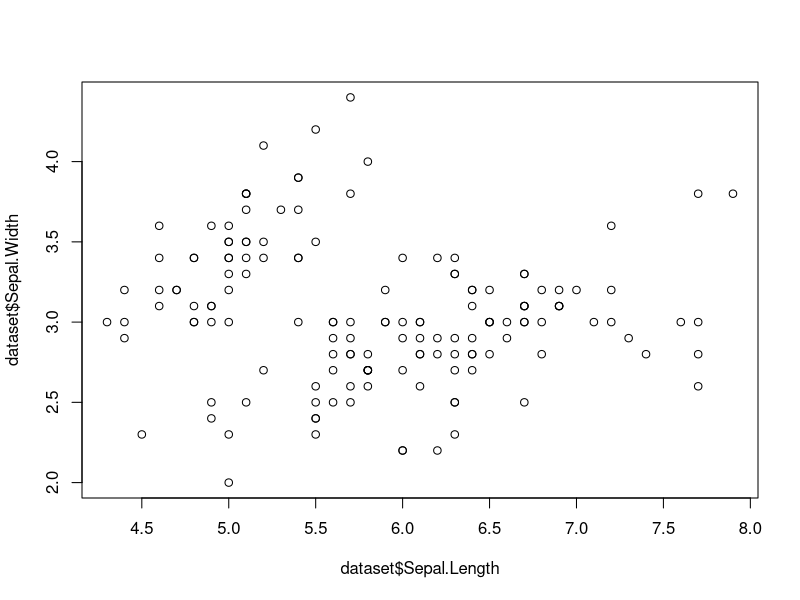
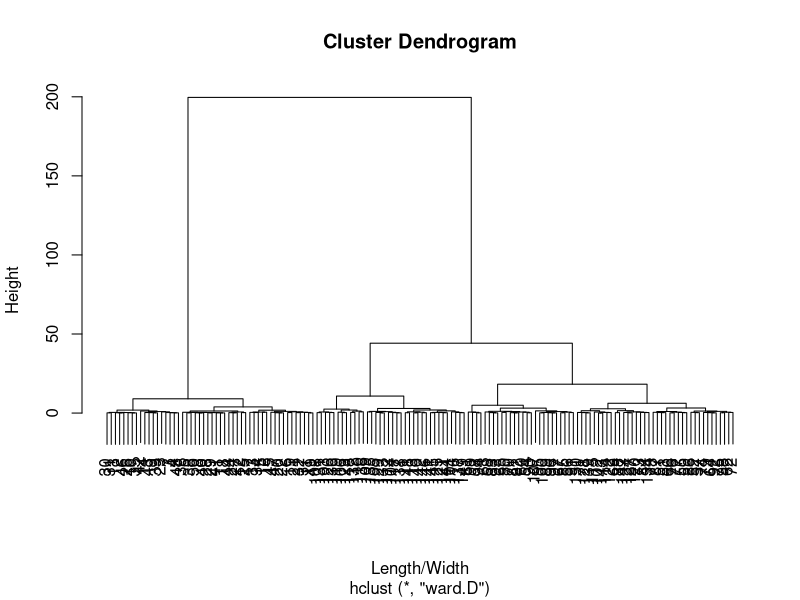
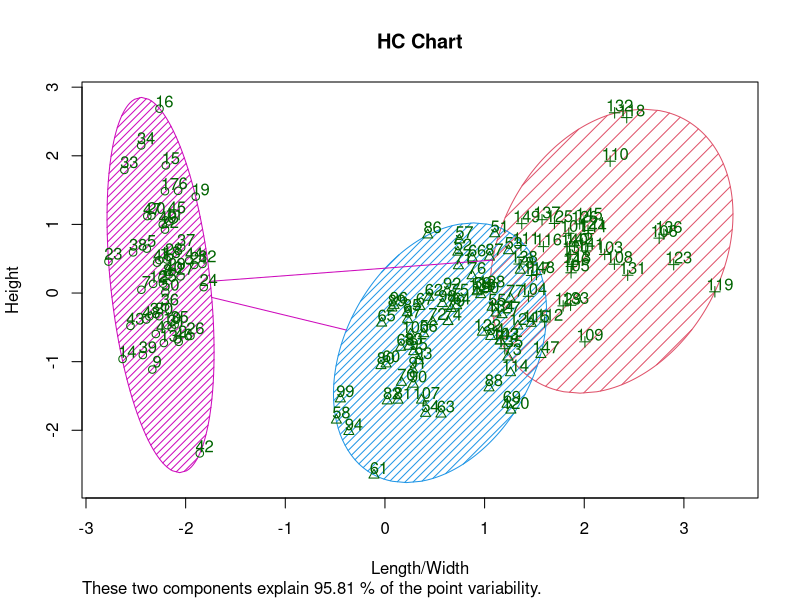

Write the R code that produced these figures, in order.
dataset <- iris[, -5]
dataset


plot(dataset$Sepal.Length, dataset$Sepal.Width)


dgram = hclust(d = dist(dataset, method = 'euclidean'),
                   method = 'ward.D')
dgram
summary(dgram)


plot(dgram, xlab='Length/Width', ylab = 'Height')


y_hc = cutree(dgram,3)
y_hc


library(cluster)
clusplot(dataset, y_hc,
         shade = TRUE,
         color = TRUE,
         labels = 3,
         plotchar =TRUE,
         span = TRUE,
         main = 'HC Chart',
         xlab='Length/Width', ylab = 'Height')

